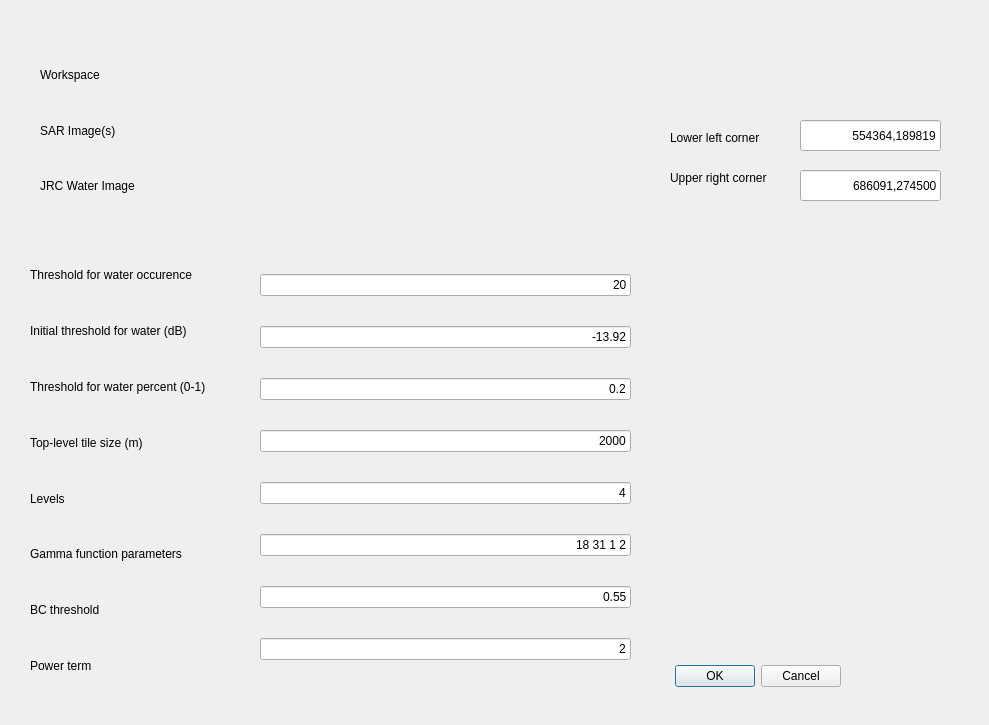
<?xml version="1.0" encoding="UTF-8"?>
<ui version="4.0">
 <class>SARFloodATDialogBase</class>
 <widget class="QDialog" name="SARFloodATDialogBase">
  <property name="geometry">
   <rect>
    <x>0</x>
    <y>0</y>
    <width>989</width>
    <height>725</height>
   </rect>
  </property>
  <property name="windowTitle">
   <string>All steps 3 - 7</string>
  </property>
  <widget class="QDialogButtonBox" name="button_box">
   <property name="geometry">
    <rect>
     <x>500</x>
     <y>660</y>
     <width>341</width>
     <height>32</height>
    </rect>
   </property>
   <property name="orientation">
    <enum>Qt::Horizontal</enum>
   </property>
   <property name="standardButtons">
    <set>QDialogButtonBox::Cancel|QDialogButtonBox::Ok</set>
   </property>
  </widget>
  <widget class="QWidget" name="layoutWidget">
   <property name="geometry">
    <rect>
     <x>260</x>
     <y>250</y>
     <width>371</width>
     <height>441</height>
    </rect>
   </property>
   <layout class="QVBoxLayout" name="verticalLayout_3">
    <item>
     <widget class="QLineEdit" name="mThresholdOccurence">
      <property name="text">
       <string>20</string>
      </property>
      <property name="alignment">
       <set>Qt::AlignRight|Qt::AlignTrailing|Qt::AlignVCenter</set>
      </property>
      <property name="placeholderText">
       <string/>
      </property>
     </widget>
    </item>
    <item>
     <widget class="QLineEdit" name="mThresholdWater">
      <property name="text">
       <string>-13.92</string>
      </property>
      <property name="alignment">
       <set>Qt::AlignRight|Qt::AlignTrailing|Qt::AlignVCenter</set>
      </property>
      <property name="placeholderText">
       <string/>
      </property>
     </widget>
    </item>
    <item>
     <widget class="QLineEdit" name="mThresholdPercent">
      <property name="text">
       <string>0.2</string>
      </property>
      <property name="alignment">
       <set>Qt::AlignRight|Qt::AlignTrailing|Qt::AlignVCenter</set>
      </property>
      <property name="placeholderText">
       <string/>
      </property>
     </widget>
    </item>
    <item>
     <widget class="QLineEdit" name="mTilesize">
      <property name="text">
       <string>2000</string>
      </property>
      <property name="alignment">
       <set>Qt::AlignRight|Qt::AlignTrailing|Qt::AlignVCenter</set>
      </property>
      <property name="placeholderText">
       <string/>
      </property>
     </widget>
    </item>
    <item>
     <widget class="QLineEdit" name="mLevels">
      <property name="text">
       <string>4</string>
      </property>
      <property name="alignment">
       <set>Qt::AlignRight|Qt::AlignTrailing|Qt::AlignVCenter</set>
      </property>
      <property name="placeholderText">
       <string/>
      </property>
     </widget>
    </item>
    <item>
     <widget class="QLineEdit" name="mGamma">
      <property name="text">
       <string>18 31 1 2</string>
      </property>
      <property name="alignment">
       <set>Qt::AlignRight|Qt::AlignTrailing|Qt::AlignVCenter</set>
      </property>
      <property name="placeholderText">
       <string/>
      </property>
     </widget>
    </item>
    <item>
     <widget class="QLineEdit" name="mBC">
      <property name="text">
       <string>0.55</string>
      </property>
      <property name="alignment">
       <set>Qt::AlignRight|Qt::AlignTrailing|Qt::AlignVCenter</set>
      </property>
      <property name="placeholderText">
       <string/>
      </property>
     </widget>
    </item>
    <item>
     <widget class="QLineEdit" name="mPower">
      <property name="text">
       <string>2</string>
      </property>
      <property name="alignment">
       <set>Qt::AlignRight|Qt::AlignTrailing|Qt::AlignVCenter</set>
      </property>
      <property name="placeholderText">
       <string/>
      </property>
     </widget>
    </item>
   </layout>
  </widget>
  <widget class="QWidget" name="layoutWidget">
   <property name="geometry">
    <rect>
     <x>30</x>
     <y>250</y>
     <width>240</width>
     <height>441</height>
    </rect>
   </property>
   <layout class="QVBoxLayout" name="verticalLayout_4">
    <item>
     <widget class="QLabel" name="label_4">
      <property name="text">
       <string>Threshold for water occurence</string>
      </property>
     </widget>
    </item>
    <item>
     <widget class="QLabel" name="label_7">
      <property name="text">
       <string>Initial threshold for water (dB)</string>
      </property>
     </widget>
    </item>
    <item>
     <widget class="QLabel" name="label_8">
      <property name="text">
       <string>Threshold for water percent (0-1)</string>
      </property>
     </widget>
    </item>
    <item>
     <widget class="QLabel" name="label_9">
      <property name="text">
       <string>Top-level tile size (m)</string>
      </property>
     </widget>
    </item>
    <item>
     <widget class="QLabel" name="label_10">
      <property name="text">
       <string>Levels</string>
      </property>
     </widget>
    </item>
    <item>
     <widget class="QLabel" name="label_11">
      <property name="text">
       <string>Gamma function parameters</string>
      </property>
     </widget>
    </item>
    <item>
     <widget class="QLabel" name="label_12">
      <property name="text">
       <string>BC threshold</string>
      </property>
     </widget>
    </item>
    <item>
     <widget class="QLabel" name="label_13">
      <property name="text">
       <string>Power term</string>
      </property>
     </widget>
    </item>
   </layout>
  </widget>
  <widget class="QLabel" name="label_6">
   <property name="geometry">
    <rect>
     <x>670</x>
     <y>170</y>
     <width>121</width>
     <height>16</height>
    </rect>
   </property>
   <property name="text">
    <string>Upper right corner</string>
   </property>
  </widget>
  <widget class="QLineEdit" name="mLL">
   <property name="geometry">
    <rect>
     <x>800</x>
     <y>120</y>
     <width>141</width>
     <height>31</height>
    </rect>
   </property>
   <property name="text">
    <string> 554364,189819</string>
   </property>
   <property name="alignment">
    <set>Qt::AlignRight|Qt::AlignTrailing|Qt::AlignVCenter</set>
   </property>
   <property name="placeholderText">
    <string/>
   </property>
  </widget>
  <widget class="QLabel" name="label_5">
   <property name="geometry">
    <rect>
     <x>670</x>
     <y>130</y>
     <width>121</width>
     <height>16</height>
    </rect>
   </property>
   <property name="text">
    <string>Lower left corner</string>
   </property>
  </widget>
  <widget class="QLineEdit" name="mUR">
   <property name="geometry">
    <rect>
     <x>800</x>
     <y>170</y>
     <width>141</width>
     <height>31</height>
    </rect>
   </property>
   <property name="text">
    <string>686091,274500</string>
   </property>
   <property name="alignment">
    <set>Qt::AlignRight|Qt::AlignTrailing|Qt::AlignVCenter</set>
   </property>
   <property name="placeholderText">
    <string/>
   </property>
  </widget>
  <widget class="QWidget" name="layoutWidget_2">
   <property name="geometry">
    <rect>
     <x>40</x>
     <y>50</y>
     <width>125</width>
     <height>161</height>
    </rect>
   </property>
   <layout class="QVBoxLayout" name="verticalLayout">
    <item>
     <widget class="QLabel" name="label">
      <property name="text">
       <string>Workspace</string>
      </property>
     </widget>
    </item>
    <item>
     <widget class="QLabel" name="label_2">
      <property name="text">
       <string>SAR Image(s)</string>
      </property>
     </widget>
    </item>
    <item>
     <widget class="QLabel" name="label_3">
      <property name="text">
       <string>JRC Water Image</string>
      </property>
     </widget>
    </item>
   </layout>
  </widget>
  <widget class="QWidget" name="layoutWidget_3">
   <property name="geometry">
    <rect>
     <x>200</x>
     <y>30</y>
     <width>441</width>
     <height>191</height>
    </rect>
   </property>
   <layout class="QVBoxLayout" name="verticalLayout_2">
    <item>
     <widget class="QgsFileWidget" name="mWorkspace">
      <property name="storageMode">
       <enum>QgsFileWidget::GetDirectory</enum>
      </property>
     </widget>
    </item>
    <item>
     <widget class="QgsFileWidget" name="mSAR">
      <property name="storageMode">
       <enum>QgsFileWidget::GetMultipleFiles</enum>
      </property>
     </widget>
    </item>
    <item>
     <widget class="QgsFileWidget" name="mJRC">
      <property name="storageMode">
       <enum>QgsFileWidget::GetMultipleFiles</enum>
      </property>
     </widget>
    </item>
   </layout>
  </widget>
 </widget>
 <customwidgets>
  <customwidget>
   <class>QgsFileWidget</class>
   <extends>QWidget</extends>
   <header>qgsfilewidget.h</header>
  </customwidget>
 </customwidgets>
 <resources/>
 <connections>
  <connection>
   <sender>button_box</sender>
   <signal>accepted()</signal>
   <receiver>SARFloodATDialogBase</receiver>
   <slot>accept()</slot>
   <hints>
    <hint type="sourcelabel">
     <x>20</x>
     <y>20</y>
    </hint>
    <hint type="destinationlabel">
     <x>20</x>
     <y>20</y>
    </hint>
   </hints>
  </connection>
  <connection>
   <sender>button_box</sender>
   <signal>rejected()</signal>
   <receiver>SARFloodATDialogBase</receiver>
   <slot>reject()</slot>
   <hints>
    <hint type="sourcelabel">
     <x>20</x>
     <y>20</y>
    </hint>
    <hint type="destinationlabel">
     <x>20</x>
     <y>20</y>
    </hint>
   </hints>
  </connection>
 </connections>
</ui>
